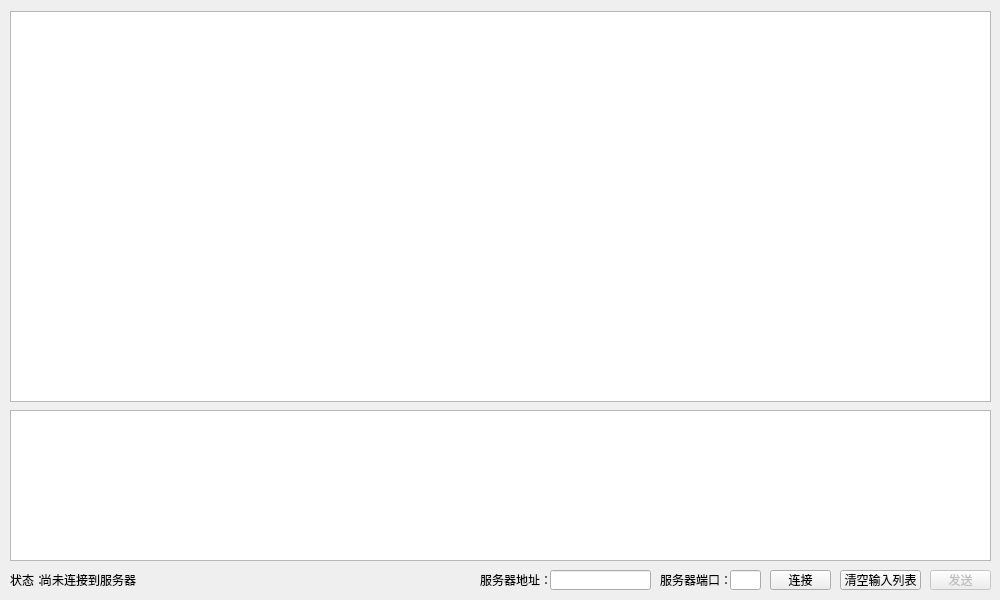
<?xml version="1.0" encoding="UTF-8"?>
<ui version="4.0">
 <class>Win</class>
 <widget class="QWidget" name="Win">
  <property name="geometry">
   <rect>
    <x>0</x>
    <y>0</y>
    <width>1000</width>
    <height>600</height>
   </rect>
  </property>
  <property name="sizePolicy">
   <sizepolicy hsizetype="Fixed" vsizetype="Fixed">
    <horstretch>0</horstretch>
    <verstretch>0</verstretch>
   </sizepolicy>
  </property>
  <property name="minimumSize">
   <size>
    <width>1000</width>
    <height>600</height>
   </size>
  </property>
  <property name="maximumSize">
   <size>
    <width>1000</width>
    <height>600</height>
   </size>
  </property>
  <property name="windowTitle">
   <string>聊天室</string>
  </property>
  <widget class="QPushButton" name="btnSend">
   <property name="enabled">
    <bool>false</bool>
   </property>
   <property name="geometry">
    <rect>
     <x>930</x>
     <y>570</y>
     <width>61</width>
     <height>20</height>
    </rect>
   </property>
   <property name="text">
    <string>发送</string>
   </property>
  </widget>
  <widget class="QPushButton" name="btnClearInput">
   <property name="geometry">
    <rect>
     <x>840</x>
     <y>570</y>
     <width>81</width>
     <height>20</height>
    </rect>
   </property>
   <property name="text">
    <string>清空输入列表</string>
   </property>
  </widget>
  <widget class="QPlainTextEdit" name="input">
   <property name="geometry">
    <rect>
     <x>10</x>
     <y>410</y>
     <width>981</width>
     <height>151</height>
    </rect>
   </property>
  </widget>
  <widget class="QTextBrowser" name="output">
   <property name="geometry">
    <rect>
     <x>10</x>
     <y>11</y>
     <width>981</width>
     <height>391</height>
    </rect>
   </property>
  </widget>
  <widget class="QLabel" name="slbIP">
   <property name="geometry">
    <rect>
     <x>480</x>
     <y>570</y>
     <width>71</width>
     <height>20</height>
    </rect>
   </property>
   <property name="text">
    <string>服务器地址：</string>
   </property>
  </widget>
  <widget class="QLabel" name="slbPort">
   <property name="geometry">
    <rect>
     <x>660</x>
     <y>570</y>
     <width>70</width>
     <height>20</height>
    </rect>
   </property>
   <property name="text">
    <string>服务器端口：</string>
   </property>
  </widget>
  <widget class="QLineEdit" name="lineIP">
   <property name="geometry">
    <rect>
     <x>550</x>
     <y>570</y>
     <width>101</width>
     <height>20</height>
    </rect>
   </property>
  </widget>
  <widget class="QLineEdit" name="linePort">
   <property name="geometry">
    <rect>
     <x>730</x>
     <y>570</y>
     <width>31</width>
     <height>20</height>
    </rect>
   </property>
  </widget>
  <widget class="QPushButton" name="btnDial">
   <property name="geometry">
    <rect>
     <x>770</x>
     <y>570</y>
     <width>61</width>
     <height>20</height>
    </rect>
   </property>
   <property name="text">
    <string>连接</string>
   </property>
  </widget>
  <widget class="QLabel" name="slbStatus">
   <property name="geometry">
    <rect>
     <x>10</x>
     <y>570</y>
     <width>41</width>
     <height>20</height>
    </rect>
   </property>
   <property name="text">
    <string>状态：</string>
   </property>
  </widget>
  <widget class="QLabel" name="lbStatus">
   <property name="geometry">
    <rect>
     <x>40</x>
     <y>570</y>
     <width>431</width>
     <height>20</height>
    </rect>
   </property>
   <property name="text">
    <string>尚未连接到服务器</string>
   </property>
  </widget>
 </widget>
 <resources/>
 <connections/>
</ui>
